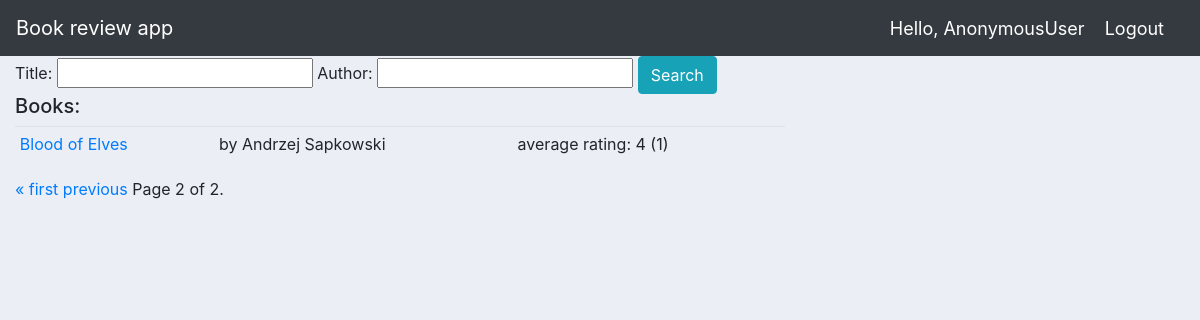
Screenshot of /?page=2 with the database file from the repository.
### reviews/models.py (models this page shows, shortened)
class Book(models.Model):
    name = models.CharField(max_length=200)
    image= models.ImageField(default='default.jpg', upload_to='profile_pics',null=True,blank=True)
    author = models.CharField(max_length=200)
    resume = models.TextField(null=True,blank=True)
    publication_year = models.DateTimeField()
    def average_rating(self):
        return self.review_set.aggregate(Avg('rating'))['rating__avg']
    def get_all_reviews(self):
        return self.review_set.count()
    def __str__(self):
        return self.name

### reviews/views.py (the view)
# urls.py: path('', BookList, name='book_list'),
def BookList(request):
    books = Book.objects.all()
    myFilter= MyModelFilter(request.GET,queryset=books)
    books=myFilter.qs
    paginator = Paginator(books, 10)
    page_number = request.GET.get('page')
    page_obj = paginator.get_page(page_number)
    context = {
        'books':page_obj,
        'myFilter':myFilter,
    }
    return render(request, 'reviews/book_list.html',context)

### reviews/templates/reviews/book_list.html (shortened to what this page needs)
{% extends 'reviews/main.html' %}
{% block content %}
<div class="row">
	<div class="col-md-8">
        <div >
                <form method="get">
                        {{myFilter.form}}
                <button class="btn btn-info" type="submit">Search</button>
                </form>
        </div>
        <h5>Books:</h5>
        <table class="table table-sm">
{% for book in books %}
<tr>
<td><a href="{% url 'book_detail' book.id %}">{{book}}</a> </td>
<td>by {{book.author}}</td>
<td>average rating: {{ book.average_rating | floatformat }}  ({{book.get_all_reviews}})</td>
</tr>
{% endfor %}
</table>
<div class="pagination">
        <span class="step-links">
            {% if books.has_previous %}
                <a href="?page=1">&laquo; first</a>
                <a href="?page={{ books.previous_page_number }}">previous</a>
            {% endif %}
            <span class="current">
                Page {{ books.number }} of {{ books.paginator.num_pages }}.
            </span>
        </span>
    </div>
</div>
{% endblock %}

### static/css/main.css (style rules this page uses)
body { background-color: #ebeff5; }

### rows the page displays
Book: name "Blood of Elves", author "Andrzej Sapkowski", average_rating "4", get_all_reviews "1"

### other values shown
{{ request.user }} "AnonymousUser"
{{ books.number }} "2"
{{ books.paginator.num_pages }} "2"
